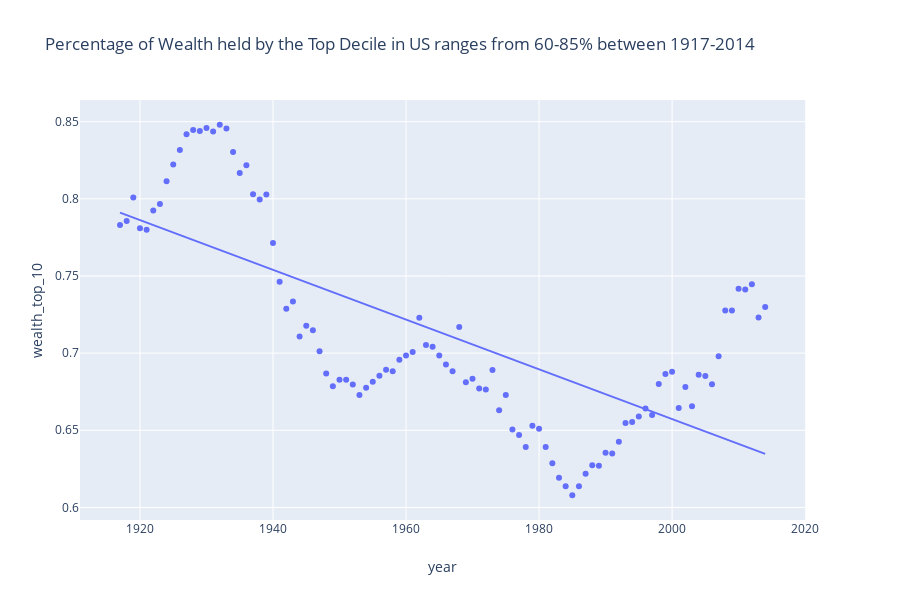

This figure's notebook cell:
### Code cell
# Wealth x year
px.scatter(df, x = 'year', y='wealth_top_10', trendline='ols', title = "Percentage of Wealth held by the Top Decile in US ranges from 60-85% between 1917-2014")
# This is non monotonic
